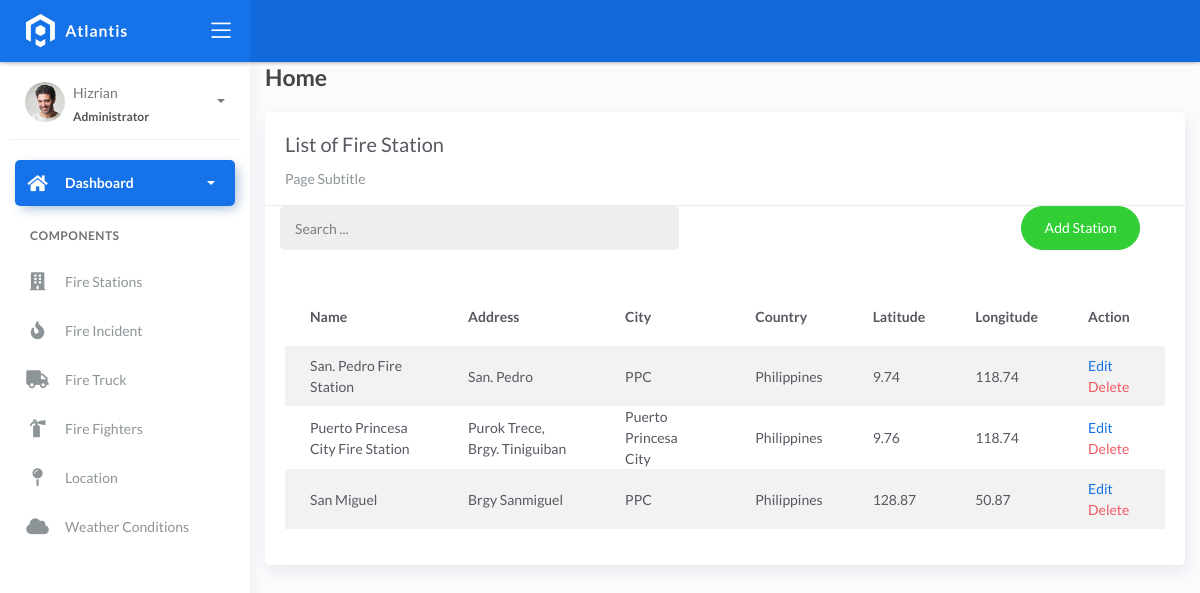
/firestations/, run on an earlier commit of the app's database.
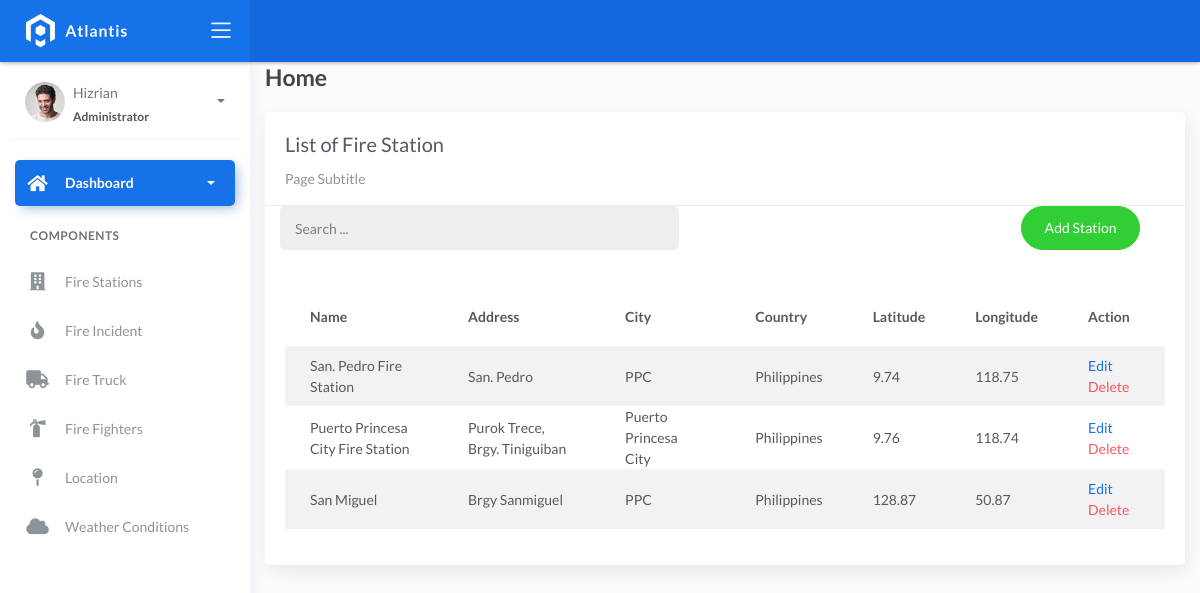
And on a later commit of the database.
### fire/models.py (models this page shows, shortened)
class BaseModel(models.Model):
    created_at = models.DateTimeField(auto_now_add=True, db_index=True)
    updated_at = models.DateTimeField(auto_now=True)
    class Meta:
        abstract = True

class FireStation(BaseModel):
    name = models.CharField(max_length=150)
    date_time = models.DateTimeField(default=now)
    latitude = models.DecimalField(
        max_digits=22, decimal_places=2, null=True, blank=True)
    longitude = models.DecimalField(
        max_digits=22, decimal_places=2, null=True, blank=True)
    address = models.CharField(max_length=150)
    city = models.CharField(max_length=150)  # can be in separate table
    country = models.CharField(max_length=150)  # can be in separate table

### fire/views.py (the view, shortened to what this page needs)
# urls.py: path('firestations/', FireStationListView.as_view(), name='fire-station'),
class FireStationListView(ListView):
    model = FireStation
    context_object_name = 'stations'
    template_name = 'fire_station_list.html'
    paginate_by = 5
    def get_queryset(self, *args, **kwargs):
        qs = super().get_queryset(*args, **kwargs)
        return qs.order_by('id')

### templates/fire_station_list.html (shortened to what this page needs)
{% extends 'base.html' %}
{% load static %}
{% block content %}
<div class="content">
    <div class="container-fluid">
        <h4 class="page-title">Home</h4>
        <div class="row">
            <div class="col-md-12">
                <div class="card">
                    <div class="card-header">
                        <div class="card-title">List of Fire Station</div>
                        <div class="card-category">Page Subtitle</div>
                    </div>
                    <div class="col-md-12 row">
                        <div class="col-md-6">
                            <form class="navbar-left navbar-form nav-search mr-md-3" action="">
                                <div class="input-group">
                                    <input type="text" placeholder="Search ..." class="form-control" />
                                    <div class="input-group-append">
                                        <span class="input-group-text">
                                        </span>
                                    </div>
                                </div>
                            </form>
                        </div>
                        <div class="col-md-6">
                            <div class="pull-right">
                                <a href="{% url 'fire-station-add' %}" class="btn btn-success btn-rounded">Add Station</a>
                            </div>
                        </div>
                    </div>
                    <div class="card-body">
                        <table class="table table-striped mt-3">
                            <thead>
                                <tr>
                                    <th scope="col">Name</th>
                                    <th scope="col">Address</th>
                                    <th scope="col">City</th>
                                    <th scope="col">Country</th>
                                    <th scope="col">Latitude</th>
                                    <th scope="col">Longitude</th>
                                    <th scope="col">Action</th>
                                </tr>
                            </thead>
                            <tbody>
                                {% for object in object_list %}
                                <tr>
                                    <td>{{ object.name }}</td>
                                    <td>{{ object.address }}</td>
                                    <td>{{ object.city }}</td>
                                    <td>{{ object.country }}</td>
                                    <td>{{ object.latitude }}</td>
                                    <td>{{ object.longitude }}</td>
                                    <td>
                                        <a href="{% url 'fire-station-update' object.pk %}">Edit</a>
                                        <a href="{% url 'fire-station-delete' object.pk %}" class="text-danger">Delete</a>
                                    </td>
                                    </tr>
                                    {% empty %}
                                    <tr>
                                        <td colspan="4" style="text-align: center">
                                            <p class="text-sm font-weight-bold mb-0">No Records Found</p>
                                        </td>
                                        </tr>
                                {% endfor %}
                            </tbody>
                        </table>
                    </div>
                </div>
            </div>
        </div>
    </div>
</div>
{% endblock %}

What changed in the data, as far as the page shows it:
changed FireStation "San. Pedro Fire Station": longitude "118.74" → "118.75"
